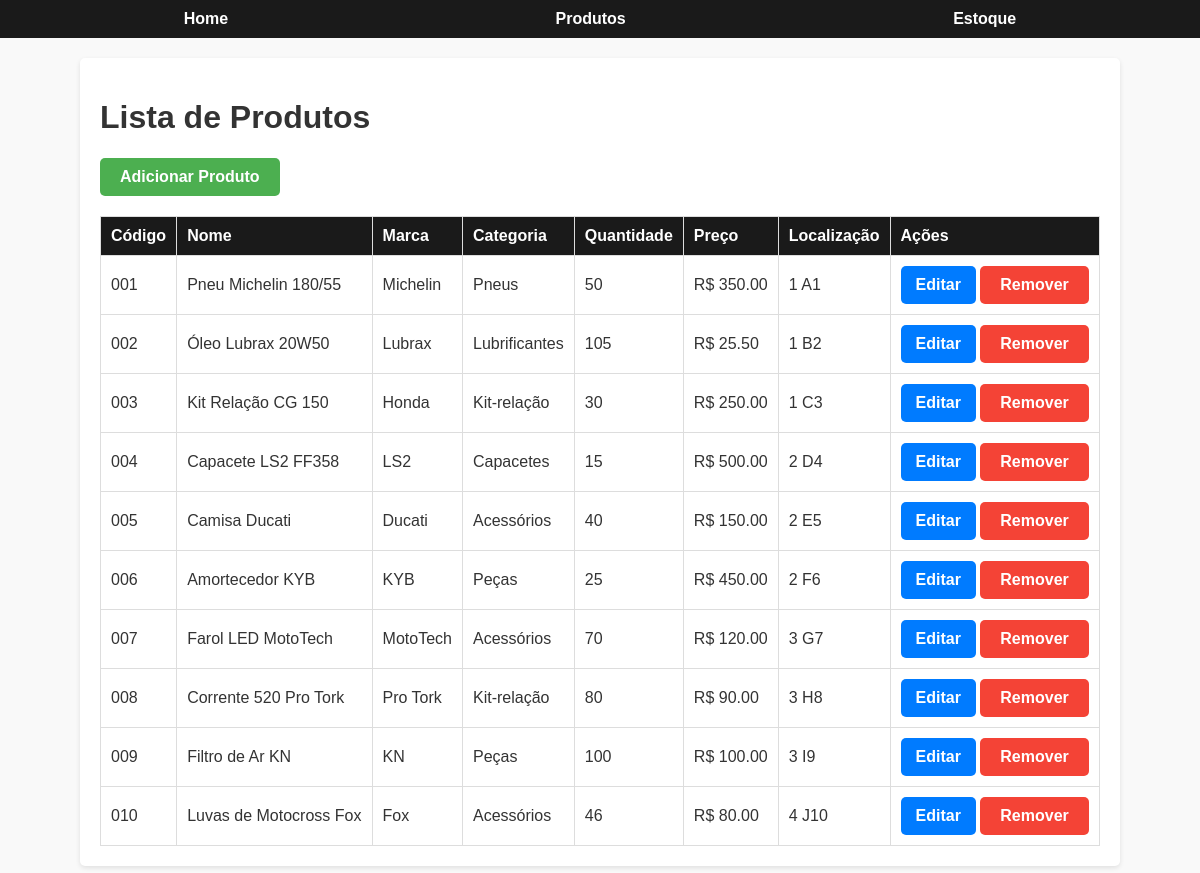
/produtos, run on the app's committed database.
### models.py (models this page shows, shortened)
class Produto(db.Model):
    __tablename__ = 'produtos'
    id = db.Column(db.Integer, primary_key=True)  # Identificador único
    codigo = db.Column(db.String(20), unique=True, nullable=False)  # Código único do produto
    nome = db.Column(db.String(100), nullable=False)  # Nome do produto
    marca = db.Column(db.String(50), nullable=False)  # Marca do produto
    categoria = db.Column(db.String(50), nullable=False)  # Categoria do produto
    quantidade = db.Column(db.Integer, nullable=False)  # Quantidade em estoque
    preco = db.Column(db.Float, nullable=False)  # Preço do produto
    localizacao = db.Column(db.String(100), nullable=True)  # Localização do produto no estoque
    criado_em = db.Column(db.DateTime, default=datetime.utcnow)  # Data de criação do registro
    atualizado_em = db.Column(db.DateTime, default=datetime.utcnow, onupdate=datetime.utcnow)  # Data de última atualização

### app.py (the view)
@app.route('/produtos', methods=['GET'])
def listar_produtos():
    produtos = Produto.query.all()  # Busca todos os produtos do banco
    return render_template('listar_produtos.html', produtos=produtos)

### templates/listar_produtos.html (shortened to what this page needs)
<!DOCTYPE html>
<html lang="en">
<head>
    <link rel="stylesheet" href="/static/style.css">
</head>
<body>
    <header>
        <nav>
            <a href="/">Home</a>
            <a href="/produtos">Produtos</a>
            <a href="/estoque">Estoque</a>
        </nav>
    </header>
    <main>
        <h1>Lista de Produtos</h1>
        <form action="{{ url_for('adicionar_produto') }}" method="post">
            <button type="submit" class="btn adicionar-produto-btn">Adicionar Produto</button>
        </form>
        <table>
            <thead>
                <tr>
                    <th>Código</th>
                    <th>Nome</th>
                    <th>Marca</th>
                    <th>Categoria</th>
                    <th>Quantidade</th>
                    <th>Preço</th>
                    <th>Localização</th>
                    <th>Ações</th>
                </tr>
            </thead>
            <tbody>
                {% for produto in produtos %}
                <tr>
                    <td>{{ produto.codigo }}</td>
                    <td>{{ produto.nome }}</td>
                    <td>{{ produto.marca }}</td>
                    <td>{{ produto.categoria }}</td>
                    <td>{{ produto.quantidade }}</td>
                    <td>R$ {{ '%.2f' % produto.preco }}</td>
                    <td>{{ produto.localizacao }}</td>
                    <td>
                        <a href="{{ url_for('editar_produto', id=produto.id) }}" class="btn editar-btn">Editar</a>
                        <form action="{{ url_for('remover_produto', id=produto.id) }}" method="POST" style="display:inline;" onsubmit="return confirmarRemocao();">
                            <button type="submit" class="btn remover-btn">Remover</button>
                        </form>
                    </td>
                </tr>
                {% endfor %}
            </tbody>
        </table>
    </main>
</body>
</html>

### static/style.css (style rules this page uses)
body { font-family: Arial, sans-serif; margin: 0; padding: 0; background-color: #f9f9f9; color: #333; }
header { background-color: #1a1a1a; padding: 10px 20px; color: #fff; }
header nav { display: flex; justify-content: space-around; align-items: center; }
header nav a { text-decoration: none; color: #fff; font-weight: bold; margin: 0 10px; transition: color 0.3s; }
main { padding: 20px; max-width: 1000px; margin: 20px auto; background-color: #fff; border-radius: 5px; box-shadow: 0 2px 5px rgba(0, 0, 0, 0.1); }
.btn { display: inline-block; background-color: #e60000; color: #fff; padding: 10px 15px; text-decoration: none; border-radius: 5px; font-weight: bold; transition: background-color 0.3s; }
.editar-btn { background-color: #007bff; color: white; }
.btn.remover-btn { background-color: #f44336; color: white; border: none; padding: 10px 20px; font-size: 16px; border-radius: 5px; cursor: pointer; transition: background-color 0.3s ease, transform 0.2s ease; }
.btn.adicionar-produto-btn { background-color: #4CAF50; color: white; border: none; padding: 10px 20px; font-size: 16px; border-radius: 5px; cursor: pointer; transition: background-color 0.3s ease, transform 0.2s ease; }
table { width: 100%; border-collapse: collapse; margin-top: 20px; }
table th, table td { text-align: left; padding: 10px; border: 1px solid #ddd; }
table th { background-color: #1a1a1a; color: #fff; }
form { display: flex; flex-direction: column; gap: 15px; }
form button { align-self: flex-start; }

### data on the page
Produto: codigo "001", nome "Pneu Michelin 180/55", marca "Michelin", categoria "Pneus", quantidade "50", preco "350.00", localizacao "1 A1"
Produto: codigo "002", nome "Óleo Lubrax 20W50", marca "Lubrax", categoria "Lubrificantes", quantidade "105", preco "25.50", localizacao "1 B2"
Produto: codigo "003", nome "Kit Relação CG 150", marca "Honda", categoria "Kit-relação", quantidade "30", preco "250.00", localizacao "1 C3"
Produto: codigo "004", nome "Capacete LS2 FF358", marca "LS2", categoria "Capacetes", quantidade "15", preco "500.00", localizacao "2 D4"
Produto: codigo "005", nome "Camisa Ducati", marca "Ducati", categoria "Acessórios", quantidade "40", preco "150.00", localizacao "2 E5"
Produto: codigo "006", nome "Amortecedor KYB", marca "KYB", categoria "Peças", quantidade "25", preco "450.00", localizacao "2 F6"
Produto: codigo "007", nome "Farol LED MotoTech", marca "MotoTech", categoria "Acessórios", quantidade "70", preco "120.00", localizacao "3 G7"
Produto: codigo "008", nome "Corrente 520 Pro Tork", marca "Pro Tork", categoria "Kit-relação", quantidade "80", preco "90.00", localizacao "3 H8"
Produto: codigo "009", nome "Filtro de Ar KN", marca "KN", categoria "Peças", quantidade "100", preco "100.00", localizacao "3 I9"
Produto: codigo "010", nome "Luvas de Motocross Fox", marca "Fox", categoria "Acessórios", quantidade "46", preco "80.00", localizacao "4 J10"
